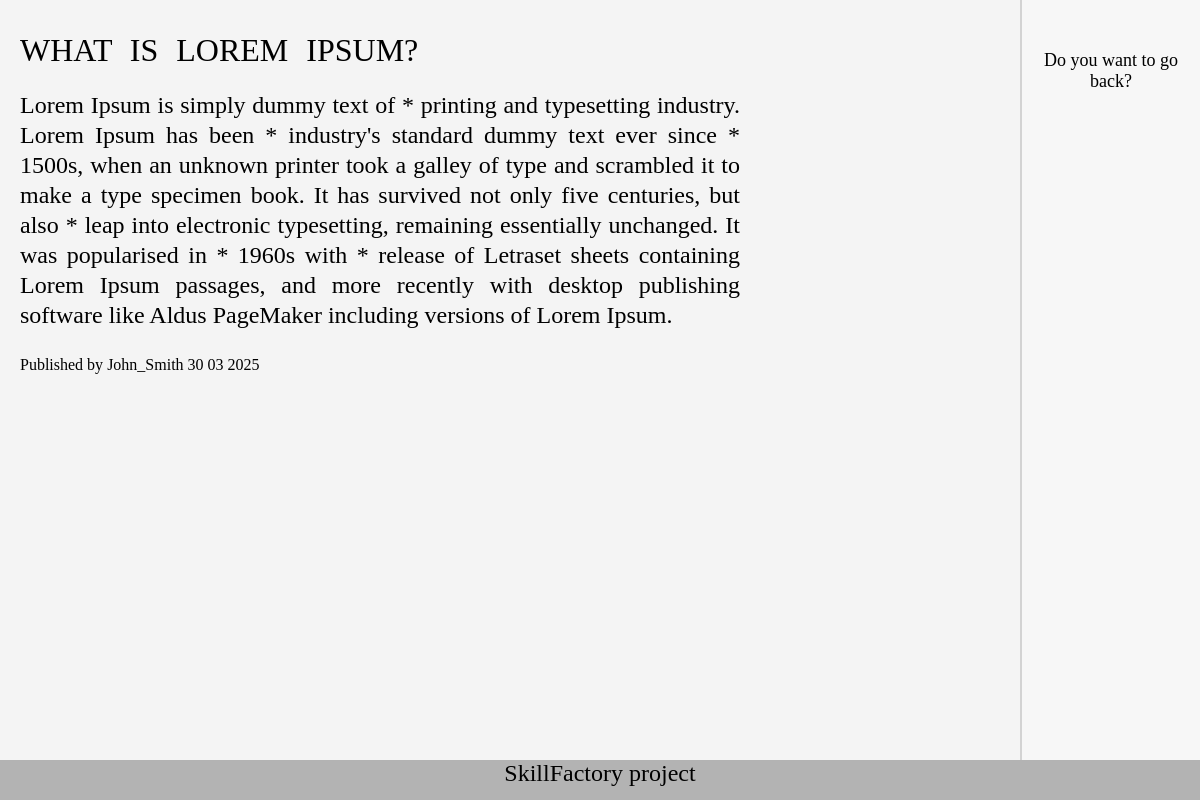
/news/detail/2/, run on the app's committed database.
### news/models.py (models this page shows, shortened)
class Post(models.Model):
    TYPE = [
        ('NW', 'News'),
        ('ST', 'State'),
    ]
    title = models.CharField(max_length=256)
    text = models.TextField(null=True, blank=True)
    rating = models.IntegerField(default=0)
    created = models.DateTimeField(auto_now_add=True)
    post_type = models.CharField(max_length=2, choices=TYPE, default='NW')
    author = models.ForeignKey(Author, on_delete=models.PROTECT)
    category = models.ManyToManyField(Category, through='PostCategory')

class Author(models.Model):
    user = models.OneToOneField(User, on_delete=models.PROTECT)
    rating = models.IntegerField(default=0, blank=True)

### news/views.py (the view)
# urls.py: path('detail/<int:post_id>/', views.news_detail, name='detail'),
def news_detail(request, post_id):
    post = Post.objects.get(id=post_id)
    return render(request, 'news/detail.html',{'post':post})

### news/templatetags/news_tags.py (called while the page is built)
@register.filter()
def censor(value):
    if 'is' in value:
        return value.replace(' the ',' * ')
    else:
        return value

### news/templates/news/detail.html
{% extends "base.html" %}
{% load news_tags %}
{% block content %}
<div class="post_info">
    <p class="post_title">{{ post.title }}</p>
    <p class="post_text">{{ post.text|censor }}</p>
    <p class="post_author"> Published by {{ post.author.user.username }} {{ post.created|date:"d m Y" }}</p>
</div>
{% endblock %}
{% block sidebar %}
    <a href="{% url "news:list" %}"><p>Do you want to go back?</p></a>
{% endblock %}

### news/static/css/news.css (style rules this page uses)
* { box-sizing: border-box; padding: 0; border: 0; margin: 0; font-size: 100%; }
.sidebar p { text-align: center; font-size: 18px; margin-top: 50px; }
.sidebar a { text-decoration: none; color:black; }
.post,.post_info { margin: 10px 20px; padding-bottom: 30px; }
.post_title { font-size: 32px; font-family: "Comic Sans MS"; text-decoration: none; color: black; word-spacing: 10px; text-transform: uppercase; line-height: 80px; }
.post_text { font-size: 24px; text-align: justify; width: 30em; line-height: 30px; }
.post_author { font-size: 16px; font-family: "Bookman Old Style"; line-height: 70px; }

### data on the page
Post: title "WHAT IS LOREM IPSUM?", text|censor "Lorem Ipsum is simply dummy text of * printing and typesetting industry. Lorem Ipsum has been * industry's standard dummy text ever since * 1500s, when an unknown printer took a galley of type and scrambled it to make a type specimen book. It has survived not only five centuries, but also * leap into electronic typesetting, remaining essentially unchanged. It was popularised in * 1960s with * release of Letraset sheets containing Lorem Ipsum passages, and more recently with desktop publishing software like Aldus PageMaker including versions of Lorem Ipsum.", author.user.username "John_Smith", created "30 03 2025"
